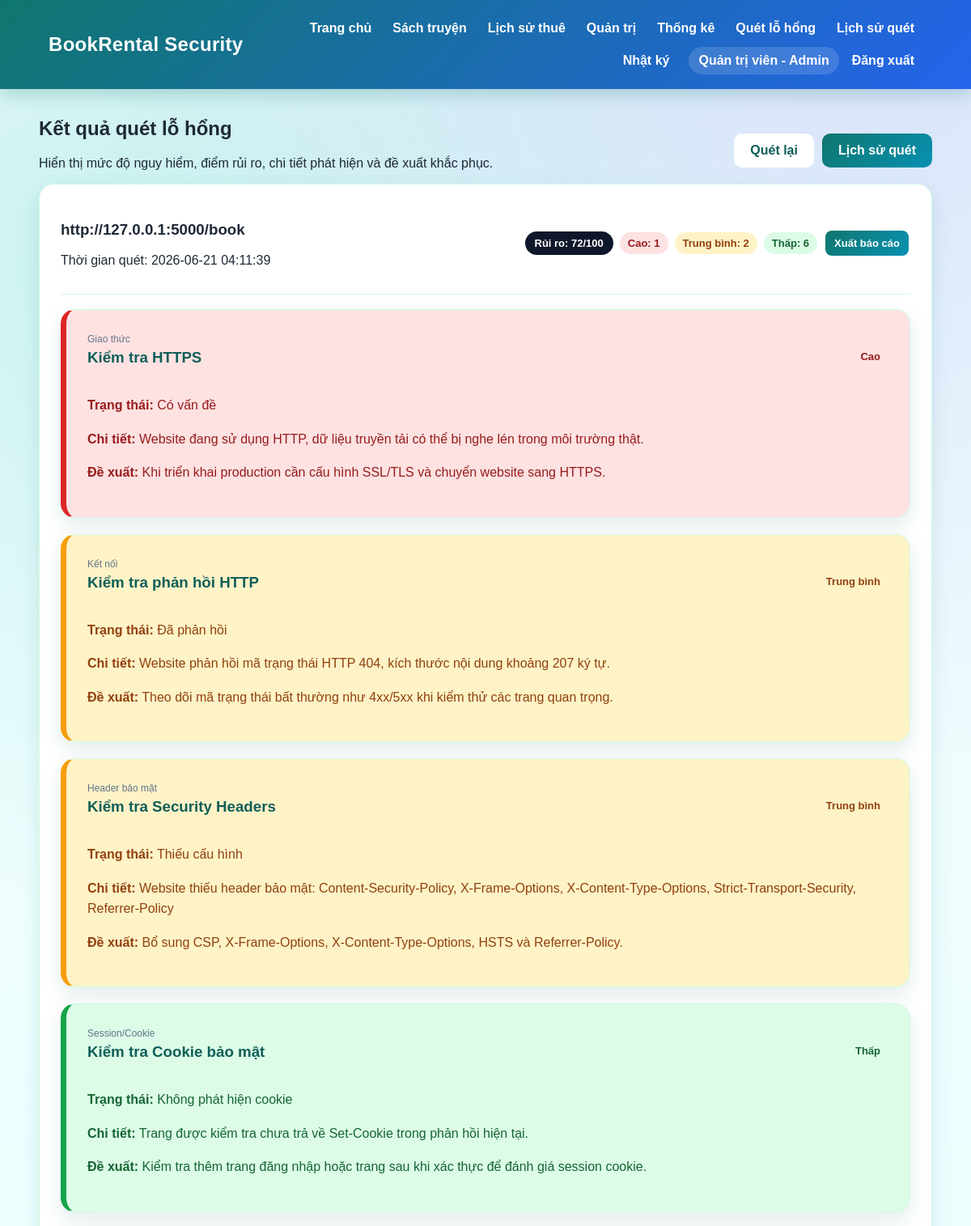
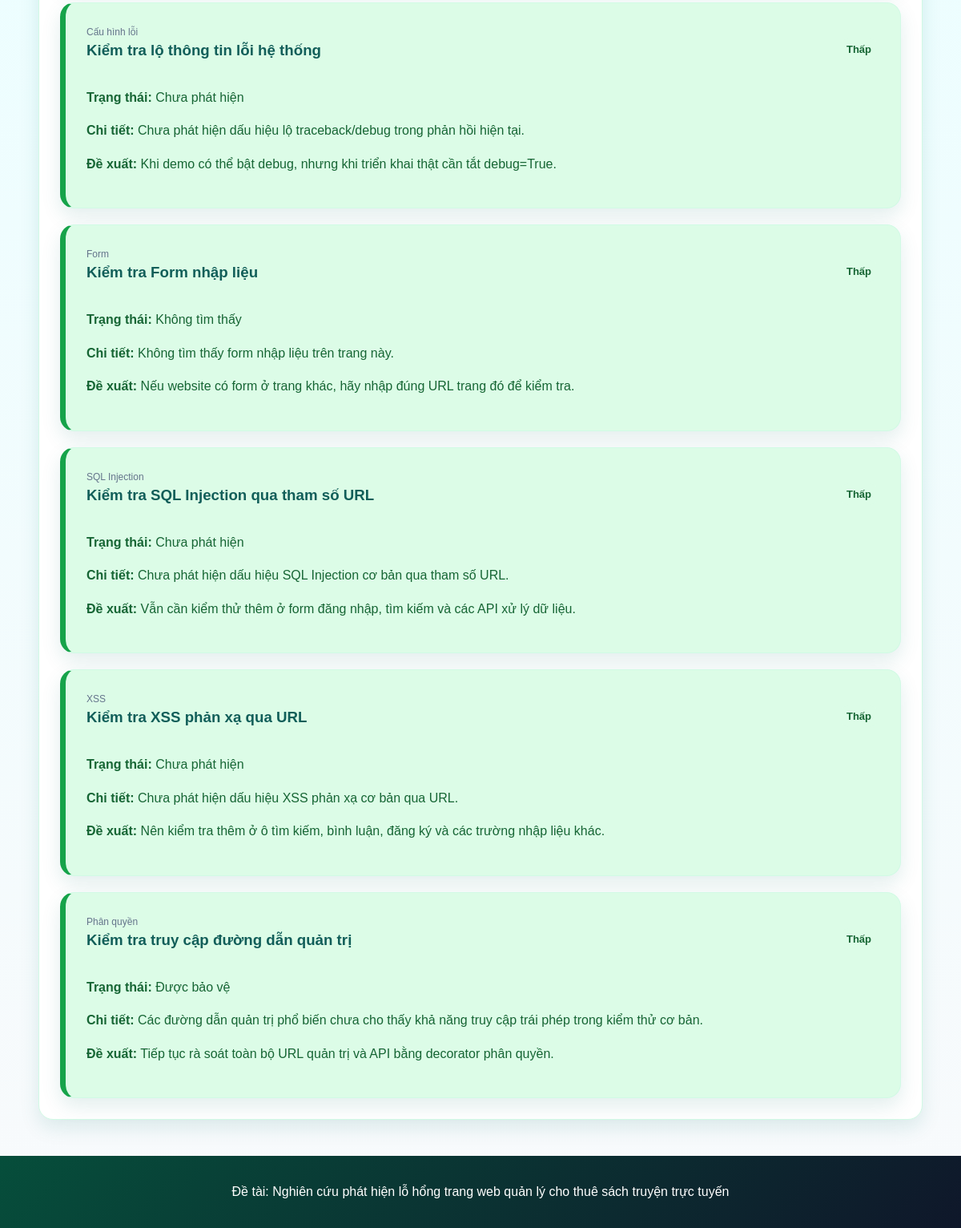
Page /scan-history/1 (signed in) on the committed database (2 pictures, top to bottom).
### tables this page shows
CREATE TABLE scan_history (
            id INTEGER PRIMARY KEY AUTOINCREMENT,
            url TEXT NOT NULL,
            scanned_at TEXT NOT NULL,
            total INTEGER NOT NULL,
            high_count INTEGER NOT NULL,
            medium_count INTEGER NOT NULL,
            low_count INTEGER NOT NULL,
            risk_score INTEGER DEFAULT 0,
            results_json TEXT NOT NULL,
            created_by INTEGER,
            FOREIGN KEY(created_by) REFERENCES users(id)
        );

### app.py (the view)
@app.route("/scan-history/<int:history_id>")
@permission_required("security_scan")
def scan_detail(history_id):
    conn = get_db()
    history = conn.execute("SELECT * FROM scan_history WHERE id = ?", (history_id,)).fetchone()
    conn.close()
    if not history:
        flash("Không tìm thấy lịch sử quét.")
        return redirect(url_for("scan_history"))
    scans = [{
        "history_id": history["id"],
        "url": history["url"],
        "scanned_at": history["scanned_at"],
        "results": json.loads(history["results_json"]),
        "levels": {"high": history["high_count"], "medium": history["medium_count"], "low": history["low_count"]},
        "risk_score": history["risk_score"],
    }]
    return render_template("scan_result.html", scans=scans)

### app.py (called while the page is built)
def get_db():
    conn = sqlite3.connect(DATABASE)
    conn.row_factory = sqlite3.Row
    return conn

def role_required(*allowed_roles):
    def decorator(view_func):
        @wraps(view_func)
        def wrapper(*args, **kwargs):
            if "user_id" not in session:
                flash("Bạn cần đăng nhập để sử dụng chức năng này.")
                return redirect(url_for("login"))
            if session.get("role") not in allowed_roles:
                flash("Bạn không có quyền truy cập chức năng này.")
                return redirect(url_for("index"))
            return view_func(*args, **kwargs)
        return wrapper
    return decorator

@app.context_processor
def inject_permissions():
    role = session.get("role")
    return {
        "roles": ROLES,
        "can_manage_books": role in PERMISSIONS["manage_books"],
        "can_manage_rentals": role in PERMISSIONS["manage_rentals"],
        "can_manage_users": role in PERMISSIONS["manage_users"],
        "can_security_scan": role in PERMISSIONS["security_scan"],
    }

@app.template_filter("level_class")
def level_class_filter(level):
    mapping = {"Cao": "danger-level", "Trung bình": "warning-level", "Thấp": "safe-level"}
    return mapping.get(level, "safe-level")

### templates/scan_result.html
{% extends "base.html" %}
{% block content %}
<div class="page-title">
    <div>
        <h2>Kết quả quét lỗ hổng</h2>
        <p>Hiển thị mức độ nguy hiểm, điểm rủi ro, chi tiết phát hiện và đề xuất khắc phục.</p>
    </div>
    <div class="page-actions">
        <a class="btn secondary" href="{{ url_for('security_scan') }}">Quét lại</a>
        <a class="btn" href="{{ url_for('scan_history') }}">Lịch sử quét</a>
    </div>
</div>
{% for scan in scans %}
<section class="scan-block">
    <div class="scan-summary">
        <div>
            <h3>{{ scan.url }}</h3>
            <p>Thời gian quét: {{ scan.scanned_at }}</p>
        </div>
        <div class="level-summary">
            <span class="risk-score">Rủi ro: {{ scan.risk_score }}/100</span>
            <span class="level-pill danger-level">Cao: {{ scan.levels.high }}</span>
            <span class="level-pill warning-level">Trung bình: {{ scan.levels.medium }}</span>
            <span class="level-pill safe-level">Thấp: {{ scan.levels.low }}</span>
            <a class="btn-small" href="{{ url_for('export_scan', history_id=scan.history_id) }}">Xuất báo cáo</a>
        </div>
    </div>
    <div class="result-list">
        {% for item in scan.results %}
        <div class="result-card {{ item.level|level_class }}">
            <div class="result-title">
                <div>
                    <span class="muted-small">{{ item.module or 'Tổng quát' }}</span>
                    <h3>{{ item.name }}</h3>
                </div>
                <span class="level-pill {{ item.level|level_class }}">{{ item.level }}</span>
            </div>
            <p><b>Trạng thái:</b> {{ item.status }}</p>
            <p><b>Chi tiết:</b> {{ item.detail }}</p>
            <p><b>Đề xuất:</b> {{ item.solution }}</p>
        </div>
        {% endfor %}
    </div>
</section>
{% endfor %}
{% endblock %}

### static/style.css (style rules this page uses)
* { box-sizing: border-box; }
:root { --primary: #0f766e; --primary-dark: #115e59; --primary-light: #ccfbf1; --secondary: #2563eb; --bg: #f0fdfa; --card: #ffffff; --text: #1f2937; --muted: #6b7280; --border: #d1fae5; --danger: #dc2626; --warning: #f59e0b; --safe: #16a34a; --shadow: 0 10px 25px rgba(15, 118, 110, 0.12); }
body { margin: 0; font-family: Arial, sans-serif; background: linear-gradient(180deg, #ecfeff, #f0fdfa); color: var(--text); }
.btn, button { display: inline-block; background: linear-gradient(135deg, #0f766e, #0891b2); color: white; padding: 12px 20px; border-radius: 10px; text-decoration: none; border: none; cursor: pointer; font-weight: bold; transition: 0.2s; }
.secondary { background: white; color: var(--primary-dark); margin-left: 10px; }
.stat-card, .card, .book-card, .result-card, .admin-section, .form-box, .scan-block, .empty-box { background: var(--card); padding: 26px; border-radius: 18px; box-shadow: var(--shadow); border: 1px solid var(--border); }
.card h3, .book-card h3, .admin-section h3, .result-card h3 { color: var(--primary-dark); }
.card p, .book-card p, .result-card p { line-height: 1.6; }
.page-title, .section-heading, .scan-summary, .result-title { display: flex; align-items: center; justify-content: space-between; gap: 18px; }
.page-title h2, .page-title p, .section-heading h3 { margin-top: 0; }
.page-actions { display: flex; gap: 10px; align-items: center; }
.btn-small { display: inline-block; background: linear-gradient(135deg, #0f766e, #0891b2); color: white; padding: 8px 11px; border-radius: 8px; text-decoration: none; margin: 2px; font-size: 13px; font-weight: bold; }
.result-list { display: grid; gap: 20px; }
.result-card { border-left: 7px solid var(--primary); }
.result-card.danger-level { border-left-color: var(--danger); }
.result-card.warning-level { border-left-color: var(--warning); }
.result-card.safe-level { border-left-color: var(--safe); }
.scan-block { margin-bottom: 28px; }
.scan-summary { margin-bottom: 18px; border-bottom: 1px solid var(--border); padding-bottom: 16px; }
.level-summary { display: flex; flex-wrap: wrap; align-items: center; justify-content: flex-end; gap: 8px; }
.level-pill, .status-badge { display: inline-block; padding: 6px 10px; border-radius: 999px; font-size: 13px; font-weight: bold; }
.danger-level { background: #fee2e2; color: #991b1b; }
.warning-level { background: #fef3c7; color: #92400e; }
.safe-level { background: #dcfce7; color: #166534; }
body { background: radial-gradient(circle at 12% 10%, rgba(45, 212, 191, 0.22), transparent 28%), radial-gradient(circle at 88% 0%, rgba(37, 99, 235, 0.16), transparent 30%), linear-gradient(180deg, #f8fafc, #ecfeff 45%, #f8fafc); }
.muted-small { color: #64748b; font-size: 12px; }
.risk-score { display: inline-flex; align-items: center; justify-content: center; padding: 7px 12px; border-radius: 999px; background: #0f172a; color: #fff; font-weight: 700; font-size: 13px; white-space: nowrap; }
.result-title > div h3 { margin-top: 4px; }

### rows in the picture
scan_history: url "http://127.0.0.1:5000/book", scanned_at "2026-06-21 04:11:39", risk_score "72", levels.high "1", levels.medium "2", levels.low "6", module "Giao thức" "Kết nối" "Header bảo mật" "Session/Cookie" "Cấu hình lỗi" "Form" "SQL Injection" "XSS" "Phân quyền", name "Kiểm tra HTTPS" "Kiểm tra phản hồi HTTP" "Kiểm tra Security Headers" "Kiểm tra Cookie bảo mật" "Kiểm tra lộ thông tin lỗi hệ thống" "Kiểm tra Form nhập liệu" "Kiểm tra SQL Injection qua tham số URL" "Kiểm tra XSS phản xạ qua URL" "Kiểm tra truy cập đường dẫn quản trị", level "Cao" "Trung bình" "Trung bình" "Thấp" "Thấp" "Thấp" "Thấp" "Thấp" "Thấp", status "Có vấn đề" "Đã phản hồi" "Thiếu cấu hình" "Không phát hiện cookie" "Chưa phát hiện" "Không tìm thấy" "Chưa phát hiện" "Chưa phát hiện" "Được bảo vệ", detail "Website đang sử dụng HTTP, dữ liệu truyền tải có thể bị nghe lén trong môi trường thật." "Website phản hồi mã trạng thái HTTP 404, kích thước nội dung khoảng 207 ký tự." "Website thiếu header bảo mật: Content-Security-Policy, X-Frame-Options, X-Content-Type-Options, Strict-Transport-Security, Referrer-Policy" "Trang được kiểm tra chưa trả về Set-Cookie trong phản hồi hiện tại." "Chưa phát hiện dấu hiệu lộ traceback/debug trong phản hồi hiện tại." "Không tìm thấy form nhập liệu trên trang này." "Chưa phát hiện dấu hiệu SQL Injection cơ bản qua tham số URL." "Chưa phát hiện dấu hiệu XSS phản xạ cơ bản qua URL." "Các đường dẫn quản trị phổ biến chưa cho thấy khả năng truy cập trái phép trong kiểm thử cơ bản.", solution "Khi triển khai production cần cấu hình SSL/TLS và chuyển website sang HTTPS." "Theo dõi mã trạng thái bất thường như 4xx/5xx khi kiểm thử các trang quan trọng." "Bổ sung CSP, X-Frame-Options, X-Content-Type-Options, HSTS và Referrer-Policy." "Kiểm tra thêm trang đăng nhập hoặc trang sau khi xác thực để đánh giá session cookie." "Khi demo có thể bật debug, nhưng khi triển khai thật cần tắt debug=True." "Nếu website có form ở trang khác, hãy nhập đúng URL trang đó để kiểm tra." "Vẫn cần kiểm thử thêm ở form đăng nhập, tìm kiếm và các API xử lý dữ liệu." "Nên kiểm tra thêm ở ô tìm kiếm, bình luận, đăng ký và các trường nhập liệu khác." "Tiếp tục rà soát toàn bộ URL quản trị và API bằng decorator phân quyền."

### other values in the picture
{{ session.get("fullname") }} "Quản trị viên"
{{ roles.get(session.get("role"), session.get("role")) }} "Admin"
